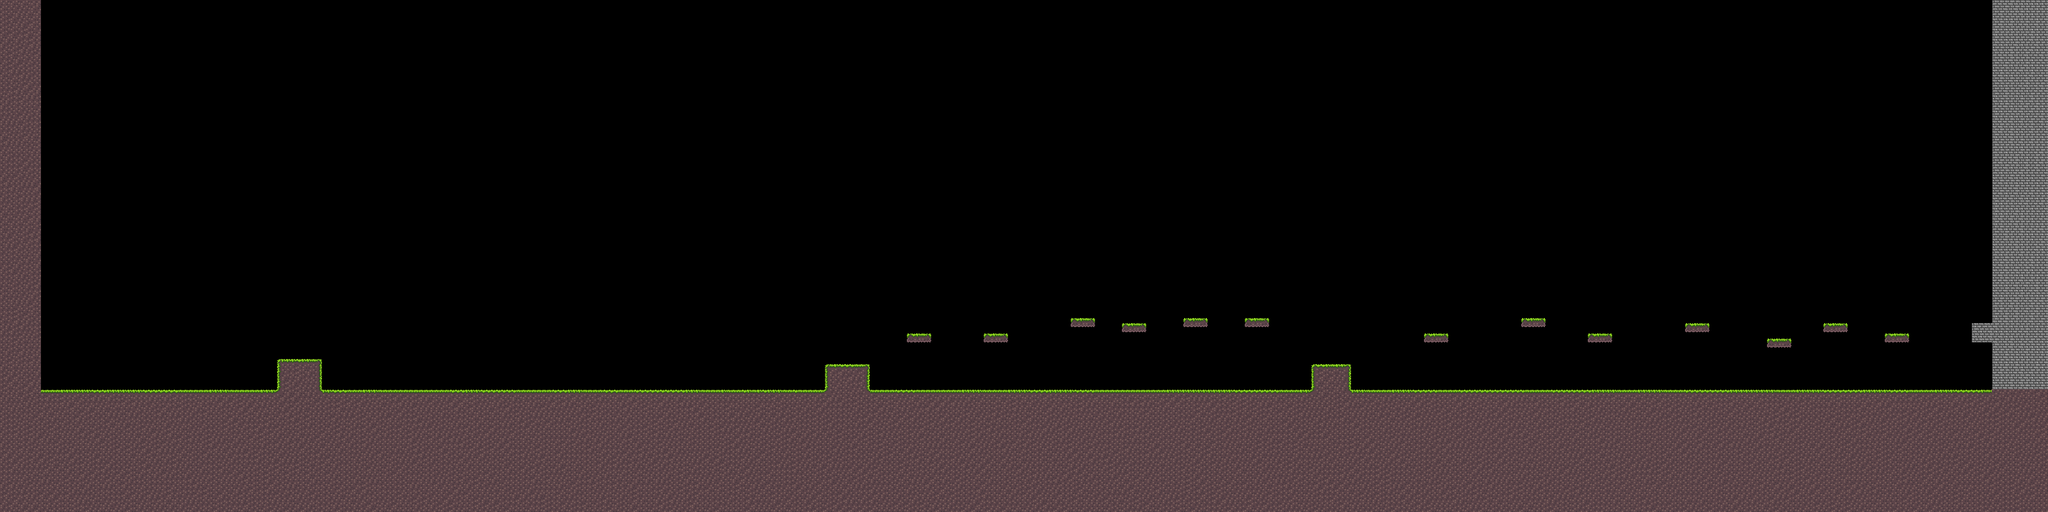

Below is a game level as drawn by its tile map, then a one-line description and the .tmx that defines it (tile-layer data replaced by summaries):
An orthogonal 400x100 tile map with 16x16 px tiles, 1 tile layer (terrain), 5 tilesets and 80 objects (38x Zombie, 14x Skeleton, 4x Checkpoint, Player, potion).

<map version="1.0" orientation="orthogonal" width="400" height="100" tilewidth="16" tileheight="16">
 <tileset firstgid="1" source="Stone Brick.tsx" />
 <tileset firstgid="241" source="Dirt.tsx" />
 <tileset firstgid="481" source="Grass.tsx" />
 <tileset firstgid="833" source="Grass.tsx" />
 <tileset firstgid="1185" source="Dirt.tsx" />
 <layer name="terrain" width="400" height="100">
  <data>[40000 cells, 11329 non-empty, 36 distinct tile ids]</data>
 </layer>
 <objectgroup name="Collision" width="400" height="100" visible="0">
  <object x="2" y="0" width="122" height="1218" />
  <object name="Player" x="164" y="1116" width="42" height="64">
   <properties>
    <property name="Type" value="Player" />
   </properties>
  </object>
  <object x="6225" y="1" width="148" height="1214" />
  <object x="865" y="1121" width="140" height="99" />
  <object x="2576" y="1135" width="141" height="81" />
  <object name="Zombie" x="1106" y="1122" width="29" height="44">
   <properties>
    <property name="Type" value="Zombie" />
   </properties>
  </object>
  <object name="Zombie" x="1263" y="1111" width="29" height="44">
   <properties>
    <property name="Type" value="Zombie" />
   </properties>
  </object>
  <object name="Zombie" x="1403" y="1098" width="29" height="44">
   <properties>
    <property name="Type" value="Zombie" />
   </properties>
  </object>
  <object name="Zombie" x="1588" y="1074" width="29" height="44">
   <properties>
    <property name="Type" value="Zombie" />
   </properties>
  </object>
  <object name="Zombie" x="1776" y="1061" width="29" height="44">
   <properties>
    <property name="Type" value="Zombie" />
   </properties>
  </object>
  <object name="Zombie" x="1942" y="1070" width="29" height="44">
   <properties>
    <property name="Type" value="Zombie" />
   </properties>
  </object>
  <object name="Zombie" x="2139" y="1059" width="29" height="44">
   <properties>
    <property name="Type" value="Zombie" />
   </properties>
  </object>
  <object name="Zombie" x="2234" y="1057" width="29" height="44">
   <properties>
    <property name="Type" value="Zombie" />
   </properties>
  </object>
  <object name="Zombie" x="2330" y="1045" width="29" height="44">
   <properties>
    <property name="Type" value="Zombie" />
   </properties>
  </object>
  <object name="Zombie" x="2511" y="1085" width="29" height="44">
   <properties>
    <property name="Type" value="Zombie" />
   </properties>
  </object>
  <object name="Zombie" x="2048" y="1071" width="29" height="44">
   <properties>
    <property name="Type" value="Zombie" />
   </properties>
  </object>
  <object name="Zombie" x="1667" y="1051" width="29" height="44">
   <properties>
    <property name="Type" value="Zombie" />
   </properties>
  </object>
  <object x="1" y="1217" width="1004" height="153" />
  <object x="1005" y="1220" width="1637" height="107" />
  <object x="2717" y="1213" width="1473" height="151" />
  <object x="4191" y="1215" width="2061" height="165" />
  <object x="4096" y="1136" width="125" height="80" />
  <object name="Zombie" x="3253" y="1081" width="29" height="44">
   <properties>
    <property name="Type" value="Zombie" />
   </properties>
  </object>
  <object name="Zombie" x="2771" y="1129" width="29" height="44">
   <properties>
    <property name="Type" value="Zombie" />
   </properties>
  </object>
  <object name="Zombie" x="3804" y="1066" width="29" height="44">
   <properties>
    <property name="Type" value="Zombie" />
   </properties>
  </object>
  <object name="Zombie" x="3441" y="1068" width="29" height="44">
   <properties>
    <property name="Type" value="Zombie" />
   </properties>
  </object>
  <object name="Zombie" x="2928" y="1118" width="29" height="44">
   <properties>
    <property name="Type" value="Zombie" />
   </properties>
  </object>
  <object name="Zombie" x="3607" y="1077" width="29" height="44">
   <properties>
    <property name="Type" value="Zombie" />
   </properties>
  </object>
  <object name="Zombie" x="3068" y="1105" width="29" height="44">
   <properties>
    <property name="Type" value="Zombie" />
   </properties>
  </object>
  <object name="Zombie" x="3713" y="1078" width="29" height="44">
   <properties>
    <property name="Type" value="Zombie" />
   </properties>
  </object>
  <object name="Zombie" x="3899" y="1064" width="29" height="44">
   <properties>
    <property name="Type" value="Zombie" />
   </properties>
  </object>
  <object name="Zombie" x="3995" y="1052" width="29" height="44">
   <properties>
    <property name="Type" value="Zombie" />
   </properties>
  </object>
  <object name="Zombie" x="3332" y="1058" width="29" height="44">
   <properties>
    <property name="Type" value="Zombie" />
   </properties>
  </object>
  <object name="Zombie" x="4565" y="1114" width="29" height="44">
   <properties>
    <property name="Type" value="Zombie" />
   </properties>
  </object>
  <object name="Zombie" x="4379" y="1128" width="29" height="44">
   <properties>
    <property name="Type" value="Zombie" />
   </properties>
  </object>
  <object name="Zombie" x="4661" y="1102" width="29" height="44">
   <properties>
    <property name="Type" value="Zombie" />
   </properties>
  </object>
  <object name="Zombie" x="4273" y="1127" width="29" height="44">
   <properties>
    <property name="Type" value="Zombie" />
   </properties>
  </object>
  <object name="Zombie" x="4470" y="1116" width="29" height="44">
   <properties>
    <property name="Type" value="Zombie" />
   </properties>
  </object>
  <object name="Zombie" x="5034" y="1093" width="29" height="44">
   <properties>
    <property name="Type" value="Zombie" />
   </properties>
  </object>
  <object name="Zombie" x="4848" y="1107" width="29" height="44">
   <properties>
    <property name="Type" value="Zombie" />
   </properties>
  </object>
  <object name="Zombie" x="5130" y="1081" width="29" height="44">
   <properties>
    <property name="Type" value="Zombie" />
   </properties>
  </object>
  <object name="Zombie" x="4742" y="1106" width="29" height="44">
   <properties>
    <property name="Type" value="Zombie" />
   </properties>
  </object>
  <object name="Zombie" x="4939" y="1095" width="29" height="44">
   <properties>
    <property name="Type" value="Zombie" />
   </properties>
  </object>
  <object name="Zombie" x="5844" y="1132" width="29" height="44">
   <properties>
    <property name="Type" value="Zombie" />
   </properties>
  </object>
  <object name="Zombie" x="5658" y="1146" width="29" height="44">
   <properties>
    <property name="Type" value="Zombie" />
   </properties>
  </object>
  <object name="Zombie" x="5940" y="1120" width="29" height="44">
   <properties>
    <property name="Type" value="Zombie" />
   </properties>
  </object>
  <object name="Zombie" x="5552" y="1145" width="29" height="44">
   <properties>
    <property name="Type" value="Zombie" />
   </properties>
  </object>
  <object name="Zombie" x="5749" y="1134" width="29" height="44">
   <properties>
    <property name="Type" value="Zombie" />
   </properties>
  </object>
  <object x="5696" y="1008" width="80" height="32" />
  <object x="5521" y="1058" width="80" height="32" />
  <object x="5888" y="1039" width="80" height="32" />
  <object x="5265" y="1008" width="80" height="32" />
  <object x="4960" y="1041" width="80" height="32" />
  <object x="4449" y="1039" width="80" height="32" />
  <object x="4753" y="992" width="80" height="32" />
  <object x="2833" y="1039" width="80" height="32" />
  <object x="3073" y="1041" width="80" height="32" />
  <object x="3345" y="992" width="80" height="32" />
  <object x="3505" y="1009" width="80" height="32" />
  <object x="3696" y="991" width="80" height="32" />
  <object x="3889" y="992" width="80" height="32" />
  </objectgroup>
</map>
<!-- 19 of 80 objects omitted -->
